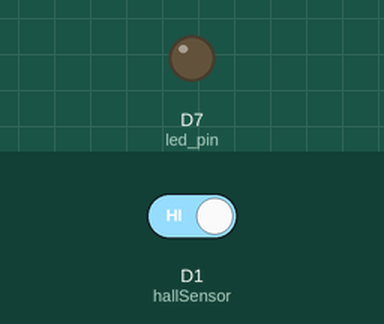
The sketch below on a simulated ESP8266 (NodeMCU). Shown: output pins drawn as LEDs (lit = HIGH). Inputs (shaded band) come from the test bench; at power-on: D1 (hallSensor) HIGH.

Above: at 1.2 s.
1.3 s: D1 (hallSensor) driven LOW
At 1.6 s:
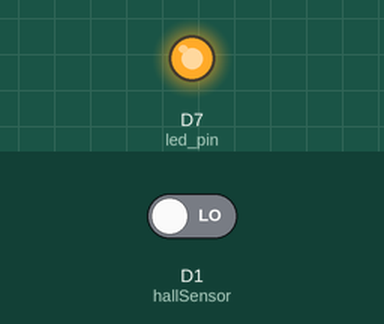
2.8 s: D1 (hallSensor) driven HIGH
At 4.0 s:
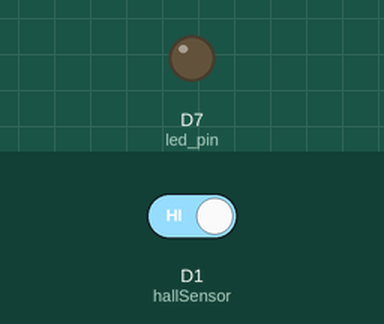
Timing chart, 0 to 5.8 s (numbered marks = the images above; inputs shaded):
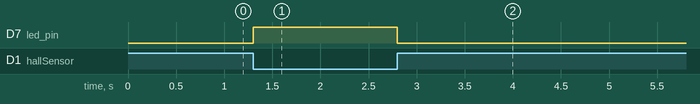

The sketch:

Code.ino
```cpp
/*  MyGlobe V0.1
What it does:
  1. Magnet trigger hall effect sensor every round of rotation;
  2. hall effect sensor triggers the led to lightup
*/

int hallSensor = D1;
int led_pin = D7;

volatile int state = LOW; //for system to switch led on/off by sensor trigger

void setup() {

    pinMode(hallSensor, INPUT_PULLUP);

    pinMode(led_pin, OUTPUT);

    attachInterrupt( hallSensor , ledOn, CHANGE ); //use interrupt function to ensure realtime trigger under fast rotation.
    //hall sensor is triggered twice in a round: 1.when magnet moves close to the sensor; 2. when magnet move pass the sensor and polarity turns.
}

void loop() {

//noting here since all function triggered by interrupt

}

void ledOn() {

    //led will switch betwwen on/off when triggered
    state = ! state;
    digitalWrite (led_pin, state);

}
```

Measured:
- after the input at 1.3 s, D7 (led_pin): LOW → HIGH at once
- after the input at 2.8 s, D7 (led_pin): HIGH → LOW at once
